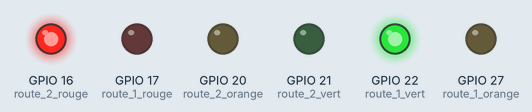
Recording of a program running on a simulated Raspberry Pi (BCM pin numbers). Parts: output pins drawn as LEDs (lit = HIGH).

Above: at 1.0 s.
At 2.2 s:
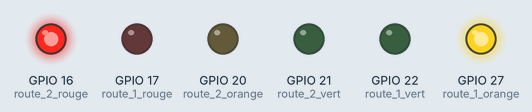
At 3.5 s:
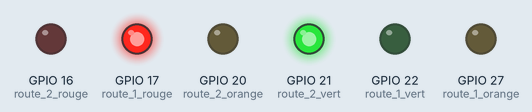
At 4.7 s:
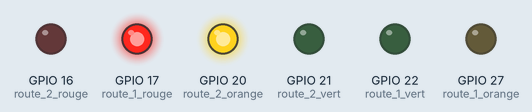
Timing chart, 0 to 6.5 s (numbered marks = the images above):
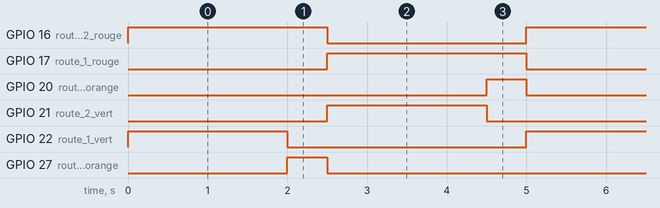

Measured:
- by itself, GPIO 16 (route_2_rouge), GPIO 17 (route_1_rouge): alternates HIGH for 2.5 s and LOW for 2.5 s
- by itself, GPIO 20 (route_2_orange), GPIO 27 (route_1_orange): alternates HIGH for 0.50 s and LOW for 4.5 s
- by itself, GPIO 21 (route_2_vert), GPIO 22 (route_1_vert): alternates HIGH for 2.0 s and LOW for 3.0 s

The program:

3-feu_2_routes_propre.py
```python
#!/usr/bin/python
# coding: utf-8

import RPi.GPIO as GPIO  # Librairie de gestion des entrées/sorties du GPIOs
import time  # Manipulation du temps
import signal  # Permet de gérer les signaux utiliser par le système pour communiquer avec le programme
import sys  # Permet d'interagir avec le système


# Définition des numéros de ports GPIOs
route_1_rouge = 17
route_1_orange = 27
route_1_vert  = 22
route_2_rouge = 16
route_2_orange = 20
route_2_vert  = 21

GPIO.cleanup()  # Initialisation du GPIOs
GPIO.setmode(GPIO.BCM)  # Choix du mode de numérotation des ports : identique aux inscriptions sur le Cobbler
# Configuration des ports en mode sortie
GPIO.setup(route_1_rouge, GPIO.OUT)
GPIO.setup(route_1_orange, GPIO.OUT)
GPIO.setup(route_1_vert, GPIO.OUT)
GPIO.setup(route_2_rouge, GPIO.OUT)
GPIO.setup(route_2_orange, GPIO.OUT)
GPIO.setup(route_2_vert, GPIO.OUT)


# Fonction qui arrête proprement le programme quand l'utilisateur fait CTRL-C
def arret(signal, frame):
    print "Arrêt du programme en cours..."
    GPIO.cleanup()  # Initialisation du GPIOs
    sys.exit(0)  # Arrête l'execution du programme

# Association de la fonction arret() au signal SIGINT qui est déclenché par un CTRL-C
signal.signal(signal.SIGINT, arret)

while True:
    GPIO.output(route_1_rouge, GPIO.LOW)  # eteindre led rouge de la route 1
    GPIO.output(route_2_orange, GPIO.LOW)  # eteindre led orange de la route 2
    GPIO.output(route_1_vert, GPIO.HIGH)  # allumer led verte de la route 1
    GPIO.output(route_2_rouge, GPIO.HIGH)  # allumer led rouge de la route 2
    time.sleep(2)  # attendre

    GPIO.output(route_1_vert, GPIO.LOW)  # eteindre led verte de la route 1
    GPIO.output(route_1_orange, GPIO.HIGH)  # allumer led orange de la route 1
    time.sleep(0.5)  # attendre

    GPIO.output(route_1_orange, GPIO.LOW)  # eteindre led orange de la route 1
    GPIO.output(route_2_rouge, GPIO.LOW)  # eteindre led rouge de la route 2
    GPIO.output(route_1_rouge, GPIO.HIGH)  # allumer led rouge de la route 1
    GPIO.output(route_2_vert, GPIO.HIGH)  # allumer led verte de la route 2
    time.sleep(2)  # attendre

    GPIO.output(route_2_vert, GPIO.LOW)  # eteindre led verte de la route 2
    GPIO.output(route_2_orange, GPIO.HIGH)  # allumer led orange de la route 2
    time.sleep(0.5)  # attendre
```
